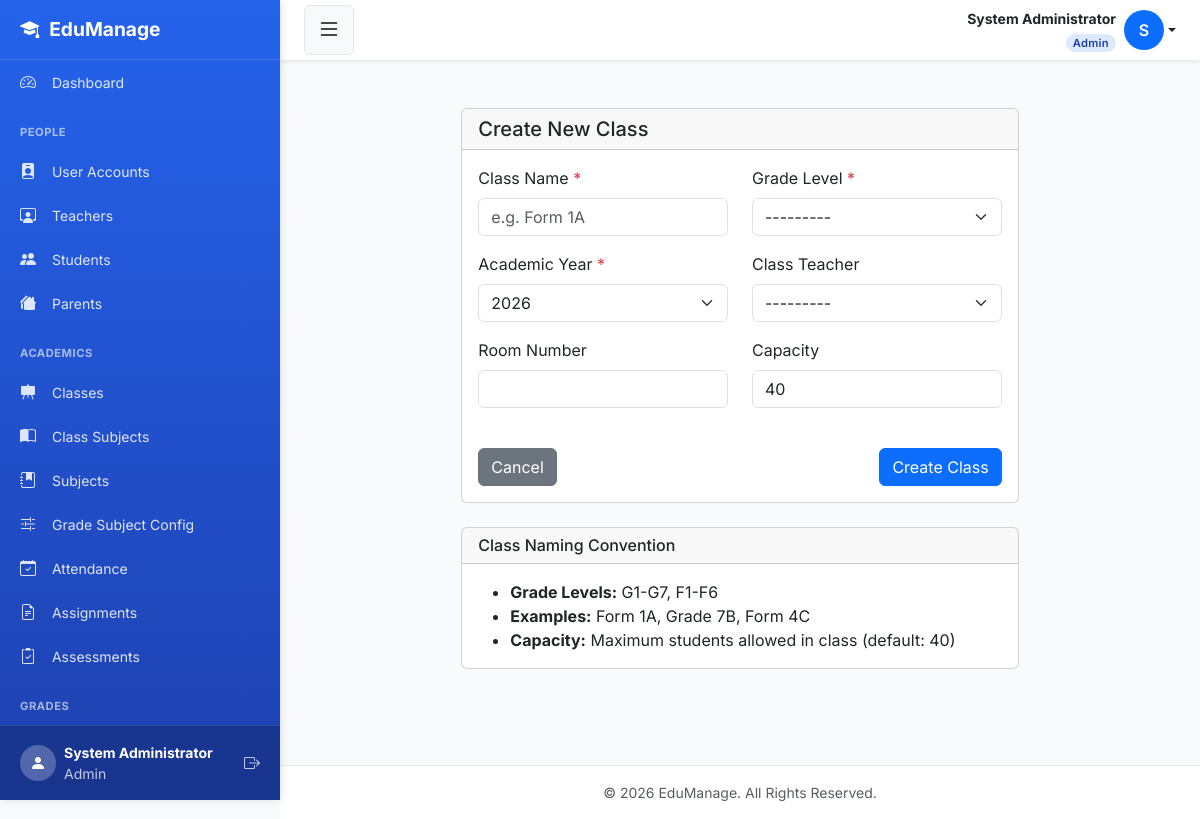
Page /classes/create/ (signed in) on the committed database.
### smsapp/models.py (models this page shows, shortened)
class User(AbstractUser):
    ROLE_CHOICES = [
        ('admin',   'Admin'),
        ('teacher', 'Teacher'),
        ('student', 'Student'),
        ('parent',  'Parent'),
    ]
    role  = models.CharField(max_length=10, choices=ROLE_CHOICES, default='student')
    phone = models.CharField(max_length=20, blank=True, null=True)
    email = models.EmailField(unique=True, blank=True, null=True)
    REQUIRED_FIELDS = ['first_name', 'last_name', 'role']
    class Meta:
        db_table = 'users'

### smsapp/views.py (the view)
# urls.py: path('classes/create/', views.class_create, name='class_create'),
@login_required
@admin_required
def class_create(request):
    if request.method == 'POST':
        form = ClassForm(request.POST)
        if form.is_valid():
            class_obj = form.save()
            ActivityLog.objects.create(
                user=request.user,
                action='create',
                model_name='Class',
                object_id=class_obj.id,
                description=f'Created class {class_obj.name}'
            )
            messages.success(request, f'Class {class_obj.name} created successfully!')
            return redirect('class_detail', pk=class_obj.id)
    else:
        form = ClassForm()
        active_year = AcademicYear.objects.filter(is_active=True).first()
        if active_year:
            form.fields['academic_year'].initial = active_year
    context = {
        'form': form,
        'academic_years': AcademicYear.objects.all().order_by('-start_date'),
        'teachers': Teacher.objects.filter(is_active=True).select_related('user'),
        'class': None,
        'title': 'Create New Class'
    }
    return render(request, 'classes/class_form.html', context)

### smsapp/forms.py
class ClassForm(forms.ModelForm):
    class Meta:
        model = SchoolClass
        fields = ['name', 'grade_level', 'academic_year', 'class_teacher', 'room_number', 'capacity']
        widgets = {
            'name':          forms.TextInput(attrs={'class': 'form-control', 'placeholder': 'e.g. Form 1A'}),
            'grade_level':   forms.Select(attrs={'class': 'form-select'}),
            'academic_year': forms.Select(attrs={'class': 'form-select'}),
            'class_teacher': forms.Select(attrs={'class': 'form-select'}),
            'room_number':   forms.TextInput(attrs={'class': 'form-control'}),
            'capacity':      forms.NumberInput(attrs={'class': 'form-control'}),
        }
    def __init__(self, *args, **kwargs):
        super().__init__(*args, **kwargs)
        self.fields['class_teacher'].queryset = Teacher.objects.filter(is_active=True)
        self.fields['class_teacher'].required = False

### smsapp/models.py (called while the page is built)
    def __str__(self):
        return self.name

    def __str__(self):
        return f"{self.user.get_full_name()} ({self.employee_id})"

### smsapp/templates/classes/class_form.html (shortened to what this page needs)
{% extends "base.html" %}
{% load static %}
{% block content %}
<div class="container-fluid py-4">
    <div class="row">
        <div class="col-md-8 mx-auto">
            <div class="card">
                <div class="card-header">
                    <h5 class="card-title mb-0">{{ title }}</h5>
                </div>
                <div class="card-body">
                    <form method="POST">
                        <div class="row">
                            <div class="col-md-6 mb-3">
                                <label for="{{ form.name.id_for_label }}" class="form-label">
                                    Class Name <span class="text-danger">*</span>
                                </label>
                                {{ form.name }}
                            </div>
                            <div class="col-md-6 mb-3">
                                <label for="{{ form.grade_level.id_for_label }}" class="form-label">
                                    Grade Level <span class="text-danger">*</span>
                                </label>
                                {{ form.grade_level }}
                            </div>
                        </div>
                        <div class="row">
                            <div class="col-md-6 mb-3">
                                <label for="{{ form.academic_year.id_for_label }}" class="form-label">
                                    Academic Year <span class="text-danger">*</span>
                                </label>
                                {{ form.academic_year }}
                            </div>
                            <div class="col-md-6 mb-3">
                                <label for="{{ form.class_teacher.id_for_label }}" class="form-label">
                                    Class Teacher
                                </label>
                                {{ form.class_teacher }}
                            </div>
                        </div>
                        <div class="row">
                            <div class="col-md-6 mb-3">
                                <label for="{{ form.room_number.id_for_label }}" class="form-label">
                                    Room Number
                                </label>
                                {{ form.room_number }}
                            </div>
                            <div class="col-md-6 mb-3">
                                <label for="{{ form.capacity.id_for_label }}" class="form-label">
                                    Capacity
                                </label>
                                {{ form.capacity }}
                            </div>
                        </div>
                        <div class="d-flex justify-content-between mt-4">
                            <a href="{% url 'class_list' %}" class="btn btn-secondary">Cancel</a>
                            <button type="submit" class="btn btn-primary">
                                {% if class %}Update{% else %}Create{% endif %} Class
                            </button>
                        </div>
                    </form>
                </div>
            </div>
            <div class="card mt-4">
                <div class="card-header">
                    <h6 class="mb-0">Class Naming Convention</h6>
                </div>
                <div class="card-body">
                    <ul class="mb-0">
                        <li><strong>Grade Levels:</strong> G1-G7, F1-F6</li>
                        <li><strong>Examples:</strong> Form 1A, Grade 7B, Form 4C</li>
                        <li><strong>Capacity:</strong> Maximum students allowed in class (default: 40)</li>
                    </ul>
                </div>
            </div>
        </div>
    </div>
</div>
{% endblock %}

### smsapp/templates/base.html (shortened to what this page needs)
<!DOCTYPE html>
<html lang="en">
<head>
    <link href="https://cdn.jsdelivr.net/npm/bootstrap@5.3.0/dist/css/bootstrap.min.css" rel="stylesheet">
    <link rel="stylesheet" href="https://cdn.jsdelivr.net/npm/bootstrap-icons@1.11.0/font/bootstrap-icons.css">
    <link rel="stylesheet" href="https://cdnjs.cloudflare.com/ajax/libs/font-awesome/6.4.0/css/all.min.css">
</head>
<body>
<div class="d-flex" id="wrapper">
    <div id="sidebar-wrapper">
        <div class="sidebar-heading">
            <i class="bi bi-mortarboard-fill"></i> EduManage
        </div>
        <div class="sidebar-nav">
            {% if user.role == 'admin' %}
                <a href="{% url 'admin_dashboard' %}" class="list-group-item list-group-item-action">
                    <i class="bi bi-speedometer2"></i> Dashboard
                </a>
            {% elif user.role == 'teacher' %}
                <a href="{% url 'teacher_dashboard' %}" class="list-group-item list-group-item-action">
                    <i class="bi bi-speedometer2"></i> Dashboard
                </a>
            {% elif user.role == 'student' %}
                <a href="{% url 'student_dashboard' %}" class="list-group-item list-group-item-action">
                    <i class="bi bi-speedometer2"></i> Dashboard
                </a>
            {% elif user.role == 'parent' %}
                <a href="{% url 'parent_dashboard' %}" class="list-group-item list-group-item-action">
                    <i class="bi bi-speedometer2"></i> Dashboard
                </a>
            {% endif %}
            {% if user.role == 'admin' %}
                <div class="sidebar-heading-text">People</div>
                <a href="{% url 'user_list' %}" class="list-group-item list-group-item-action">
                    <i class="bi bi-person-badge-fill"></i> User Accounts
                </a>
                <a href="{% url 'teacher_list' %}" class="list-group-item list-group-item-action">
                    <i class="bi bi-person-workspace"></i> Teachers
                </a>
                <a href="{% url 'student_list' %}" class="list-group-item list-group-item-action">
                    <i class="bi bi-people-fill"></i> Students
                </a>
                <a href="{% url 'parent_list' %}" class="list-group-item list-group-item-action">
                    <i class="bi bi-houses-fill"></i> Parents
                </a>
                <div class="sidebar-heading-text">Academics</div>
                <a href="{% url 'class_list' %}" class="list-group-item list-group-item-action">
                    <i class="bi bi-easel-fill"></i> Classes
                </a>
                <a href="{% url 'class_subject_list' %}" class="list-group-item list-group-item-action">
                    <i class="bi bi-book-half"></i> Class Subjects
                </a>
                <a href="{% url 'subject_list' %}" class="list-group-item list-group-item-action">
                    <i class="bi bi-journal-bookmark-fill"></i> Subjects
                </a>
                <a href="{% url 'grade_subject_config_list' %}" class="list-group-item list-group-item-action">
                    <i class="bi bi-sliders2"></i> Grade Subject Config
                </a>
                <a href="{% url 'attendance_history' %}" class="list-group-item list-group-item-action">
                    <i class="bi bi-calendar-check"></i> Attendance
                </a>
                <a href="{% url 'assignment_list' %}" class="list-group-item list-group-item-action">
                    <i class="bi bi-file-earmark-text"></i> Assignments
                </a>
                <a href="{% url 'create_assessment' %}" class="list-group-item list-group-item-action">
                    <i class="bi bi-clipboard2-check"></i> Assessments
                </a>
                <div class="sidebar-heading-text">Grades</div>
                <a href="{% url 'view_gradebook' 0 0 %}" class="list-group-item list-group-item-action" onclick="return false;">
                </a>
            {% endif %}
        </div>
        <div class="sidebar-footer">
            <div class="d-flex align-items-center">
                <div class="rounded-circle bg-white bg-opacity-25 d-flex align-items-center justify-content-center me-2"
                     style="width: 36px; height: 36px;">
                    <i class="bi bi-person-fill"></i>
                </div>
                <div class="flex-grow-1">
                    <div class="small fw-bold">{{ user.get_full_name|default:user.username }}</div>
                    <div class="small opacity-75">{{ user.get_role_display }}</div>
                </div>
                <a href="{% url 'logout' %}" class="text-white text-decoration-none opacity-75 hover-opacity-100">
                    <i class="bi bi-box-arrow-right"></i>
                </a>
            </div>
        </div>
    </div>
    <div id="page-content-wrapper">
        <nav class="top-navbar">
            <button class="btn btn-light" id="sidebarToggle" aria-label="Toggle sidebar">
                <i class="bi bi-list fs-4"></i>
            </button>
            <div class="dropdown">
                <a href="#"
                   class="d-flex align-items-center text-decoration-none dropdown-toggle text-dark"
                   id="userDropdown"
                   data-bs-toggle="dropdown"
                   aria-expanded="false">
                    <div class="me-2 text-end d-none d-lg-block">
                        <div class="fw-bold small">
                            {{ user.get_full_name|default:user.username }}
                        </div>
                        <span class="role-badge {{ user.role }}">
                            {{ user.get_role_display }}
                        </span>
                    </div>
                    <div class="rounded-circle bg-primary text-white d-flex align-items-center justify-content-center"
                         style="width:40px;height:40px;font-weight:600;flex-shrink:0;">
                        {{ user.first_name|first|default:user.username|first|upper }}
                    </div>
                </a>
            </div>
        </nav>
        <div class="container-fluid p-4">
            {% block content %}{% endblock %}
        </div>
        <footer class="bg-white text-center py-3 mt-5 border-top">
            <div class="container text-muted small">
                &copy; {% now "Y" %} EduManage. All Rights Reserved.
            </div>
        </footer>
    </div>
</div>
</body>
</html>

### smsapp/templates/base.html (style rules this page uses)
:root { --primary-color: #2563eb; --primary-dark: #1e40af; --secondary-color: #64748b; --sidebar-width: 280px; --header-height: 60px; }
* { margin: 0; padding: 0; box-sizing: border-box; }
body { font-family: 'Inter', -apple-system, BlinkMacSystemFont, 'Segoe UI', Roboto, sans-serif; background-color: #f8fafc; overflow-x: hidden; min-height: 100vh; }
#sidebar-wrapper { height: 100vh; width: var(--sidebar-width); position: fixed; top: 0; left: 0; background: linear-gradient(180deg, var(--primary-color) 0%, var(--primary-dark) 100%); color: white; box-shadow: 2px 0 8px rgba(0, 0, 0, 0.1); display: flex; flex-direction: column; overflow: hidden; z-index: 1000; }
.sidebar-heading { padding: 0.875rem 1.25rem; font-size: 1.2rem; font-weight: 700; color: white; border-bottom: 1px solid rgba(255, 255, 255, 0.1); height: var(--header-height); display: flex; align-items: center; gap: 10px; flex-shrink: 0; }
.sidebar-nav { flex: 1; overflow-y: auto; overflow-x: hidden; padding-bottom: 20px; }
.sidebar-footer { padding: 16px 20px; border-top: 1px solid rgba(255, 255, 255, 0.1); background: rgba(0, 0, 0, 0.2); flex-shrink: 0; }
.sidebar-heading-text { color: rgba(255, 255, 255, 0.6); font-size: 0.7rem; text-transform: uppercase; font-weight: 700; letter-spacing: 0.5px; padding: 15px 20px 8px; margin-top: 5px; }
.list-group-item { border: none; background-color: transparent; color: rgba(255, 255, 255, 0.85); padding: 10px 20px; font-size: 0.875rem; transition: all 0.2s ease; cursor: pointer; display: block; text-decoration: none; }
.list-group-item i { margin-right: 12px; width: 20px; text-align: center; font-size: 1rem; }
#page-content-wrapper { margin-left: var(--sidebar-width); min-height: 100vh; width: calc(100% - var(--sidebar-width)); transition: margin 0.25s ease-out; }
.top-navbar { height: var(--header-height); background-color: white; box-shadow: 0 2px 4px rgba(0, 0, 0, 0.08); display: flex; align-items: center; justify-content: space-between; padding: 0 1.5rem; position: sticky; top: 0; z-index: 998; }
.top-navbar .btn-light { border: 1px solid #e2e8f0; transition: all 0.2s ease; }
.role-badge { display: inline-block; font-size: 0.7rem; padding: 1px 7px; border-radius: 20px; font-weight: 600; text-transform: capitalize; letter-spacing: 0.3px; }
.role-badge.admin { background: #dbeafe; color: #1e40af; }
footer { margin-top: auto; }
.container-fluid { max-width: 1400px; }
.border-top { border-top: 1px solid #e5e7eb !important; }

### smsapp/templates/classes/class_form.html (style rules this page uses)
input, select { width: 100%; padding: 0.5rem; border: 1px solid #ced4da; border-radius: 0.25rem; }

### rows in the picture
User: get_full_name "System Administrator", role "Admin", first_name|first "S"

### other values in the picture
{{ title }} "Create New Class"
